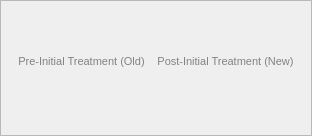
         <widget class="QFrame" name="frame_35">
          <property name="frameShape">
           <enum>QFrame::StyledPanel</enum>
          </property>
          <property name="frameShadow">
           <enum>QFrame::Raised</enum>
          </property>
          <layout class="QGridLayout" name="gridLayout_18">
           <item row="1" column="3">
            <widget class="QFrame" name="frame_50">
             <property name="maximumSize">
              <size>
               <width>16777215</width>
               <height>500</height>
              </size>
             </property>
             <property name="frameShape">
              <enum>QFrame::StyledPanel</enum>
             </property>
             <property name="frameShadow">
              <enum>QFrame::Plain</enum>
             </property>
            </widget>
           </item>
           <item row="0" column="3">
            <widget class="QLabel" name="label_107">
             <property name="minimumSize">
              <size>
               <width>0</width>
               <height>100</height>
              </size>
             </property>
             <property name="maximumSize">
              <size>
               <width>16777215</width>
               <height>100</height>
              </size>
             </property>
             <property name="font">
              <font>
               <family>Tahoma</family>
               <pointsize>8</pointsize>
              </font>
             </property>
             <property name="styleSheet">
              <string notr="true">background-color: rgba(255, 255, 255, 0);
color: rgb(130, 130, 130);</string>
             </property>
             <property name="text">
              <string>&lt;html&gt;&lt;head/&gt;&lt;body&gt;&lt;p&gt;Post-Initial Treatment (New)&lt;/p&gt;&lt;/body&gt;&lt;/html&gt;</string>
             </property>
             <property name="alignment">
              <set>Qt::AlignCenter</set>
             </property>
            </widget>
           </item>
           <item row="0" column="1">
            <widget class="QLabel" name="label_108">
             <property name="minimumSize">
              <size>
               <width>0</width>
               <height>100</height>
              </size>
             </property>
             <property name="maximumSize">
              <size>
               <width>16777215</width>
               <height>100</height>
              </size>
             </property>
             <property name="font">
              <font>
               <family>Tahoma</family>
               <pointsize>8</pointsize>
              </font>
             </property>
             <property name="styleSheet">
              <string notr="true">background-color: rgba(255, 255, 255, 0);
color: rgb(130, 130, 130);</string>
             </property>
             <property name="text">
              <string>&lt;html&gt;&lt;head/&gt;&lt;body&gt;&lt;p&gt;Pre-Initial Treatment (Old)&lt;/p&gt;&lt;/body&gt;&lt;/html&gt;</string>
             </property>
             <property name="alignment">
              <set>Qt::AlignCenter</set>
             </property>
            </widget>
           </item>
           <item row="1" column="2">
            <widget class="QFrame" name="frame_51">
             <property name="maximumSize">
              <size>
               <width>100</width>
               <height>16777215</height>
              </size>
             </property>
             <property name="frameShape">
              <enum>QFrame::StyledPanel</enum>
             </property>
             <property name="frameShadow">
              <enum>QFrame::Raised</enum>
             </property>
            </widget>
           </item>
           <item row="1" column="4">
            <widget class="QFrame" name="frame_52">
             <property name="maximumSize">
              <size>
               <width>100</width>
               <height>16777215</height>
              </size>
             </property>
             <property name="frameShape">
              <enum>QFrame::StyledPanel</enum>
             </property>
             <property name="frameShadow">
              <enum>QFrame::Raised</enum>
             </property>
            </widget>
           </item>
           <item row="1" column="0">
            <widget class="QFrame" name="frame_53">
             <property name="maximumSize">
              <size>
               <width>100</width>
               <height>16777215</height>
              </size>
             </property>
             <property name="frameShape">
              <enum>QFrame::StyledPanel</enum>
             </property>
             <property name="frameShadow">
              <enum>QFrame::Raised</enum>
             </property>
            </widget>
           </item>
           <item row="1" column="1">
            <widget class="QFrame" name="frame_54">
             <property name="maximumSize">
              <size>
               <width>16777215</width>
               <height>500</height>
              </size>
             </property>
             <property name="frameShape">
              <enum>QFrame::StyledPanel</enum>
             </property>
             <property name="frameShadow">
              <enum>QFrame::Plain</enum>
             </property>
            </widget>
           </item>
           <item row="2" column="1">
            <widget class="QFrame" name="frame_55">
             <property name="maximumSize">
              <size>
               <width>16777215</width>
               <height>100</height>
              </size>
             </property>
             <property name="frameShape">
              <enum>QFrame::StyledPanel</enum>
             </property>
             <property name="frameShadow">
              <enum>QFrame::Raised</enum>
             </property>
             <widget class="QPushButton" name="openAnotherButton_30">
              <property name="geometry">
               <rect>
                <x>270</x>
                <y>30</y>
                <width>91</width>
                <height>40</height>
               </rect>
              </property>
              <property name="minimumSize">
               <size>
                <width>0</width>
                <height>23</height>
               </size>
              </property>
              <property name="font">
               <font>
                <family>Tahoma</family>
                <pointsize>6</pointsize>
                <kerning>false</kerning>
               </font>
              </property>
              <property name="autoFillBackground">
               <bool>false</bool>
              </property>
              <property name="styleSheet">
               <string notr="true">background-color: rgb(55, 65, 70);
color: rgb(160, 160, 160);</string>
              </property>
              <property name="text">
               <string notr="true">T1CE</string>
              </property>
             </widget>
             <widget class="QPushButton" name="openAnotherButton_31">
              <property name="geometry">
               <rect>
                <x>380</x>
                <y>30</y>
                <width>61</width>
                <height>40</height>
               </rect>
              </property>
              <property name="minimumSize">
               <size>
                <width>0</width>
                <height>23</height>
               </size>
              </property>
              <property name="font">
               <font>
                <family>Tahoma</family>
                <pointsize>6</pointsize>
                <kerning>false</kerning>
               </font>
              </property>
              <property name="autoFillBackground">
               <bool>false</bool>
              </property>
              <property name="styleSheet">
               <string notr="true">background-color: rgb(55, 65, 70);
color: rgb(160, 160, 160);</string>
              </property>
              <property name="text">
               <string notr="true">T2</string>
              </property>
             </widget>
             <widget class="QPushButton" name="openAnotherButton_32">
              <property name="geometry">
               <rect>
                <x>110</x>
                <y>30</y>
                <width>141</width>
                <height>40</height>
               </rect>
              </property>
              <property name="minimumSize">
               <size>
                <width>0</width>
                <height>23</height>
               </size>
              </property>
              <property name="font">
               <font>
                <family>Tahoma</family>
                <pointsize>6</pointsize>
                <kerning>false</kerning>
               </font>
              </property>
              <property name="autoFillBackground">
               <bool>false</bool>
              </property>
              <property name="styleSheet">
               <string notr="true">background-color: rgb(55, 65, 70);
color: rgb(160, 160, 160);</string>
              </property>
              <property name="text">
               <string notr="true">FLAIR</string>
              </property>
             </widget>
            </widget>
           </item>
           <item row="2" column="3">
            <widget class="QFrame" name="frame_56">
             <property name="frameShape">
              <enum>QFrame::StyledPanel</enum>
             </property>
             <property name="frameShadow">
              <enum>QFrame::Raised</enum>
             </property>
             <widget class="QPushButton" name="openAnotherButton_33">
              <property name="geometry">
               <rect>
                <x>100</x>
                <y>30</y>
                <width>141</width>
                <height>40</height>
               </rect>
              </property>
              <property name="minimumSize">
               <size>
                <width>0</width>
                <height>23</height>
               </size>
              </property>
              <property name="font">
               <font>
                <family>Tahoma</family>
                <pointsize>6</pointsize>
                <kerning>false</kerning>
               </font>
              </property>
              <property name="autoFillBackground">
               <bool>false</bool>
              </property>
              <property name="styleSheet">
               <string notr="true">background-color: rgb(55, 65, 70);
color: rgb(160, 160, 160);</string>
              </property>
              <property name="text">
               <string notr="true">FLAIR</string>
              </property>
             </widget>
             <widget class="QPushButton" name="openAnotherButton_34">
              <property name="geometry">
               <rect>
                <x>370</x>
                <y>30</y>
                <width>61</width>
                <height>40</height>
               </rect>
              </property>
              <property name="minimumSize">
               <size>
                <width>0</width>
                <height>23</height>
               </size>
              </property>
              <property name="font">
               <font>
                <family>Tahoma</family>
                <pointsize>6</pointsize>
                <kerning>false</kerning>
               </font>
              </property>
              <property name="autoFillBackground">
               <bool>false</bool>
              </property>
              <property name="styleSheet">
               <string notr="true">background-color: rgb(55, 65, 70);
color: rgb(160, 160, 160);</string>
              </property>
              <property name="text">
               <string notr="true">T2</string>
              </property>
             </widget>
             <widget class="QPushButton" name="openAnotherButton_35">
              <property name="geometry">
               <rect>
                <x>260</x>
                <y>30</y>
                <width>91</width>
                <height>40</height>
               </rect>
              </property>
              <property name="minimumSize">
               <size>
                <width>0</width>
                <height>23</height>
               </size>
              </property>
              <property name="font">
               <font>
                <family>Tahoma</family>
                <pointsize>6</pointsize>
                <kerning>false</kerning>
               </font>
              </property>
              <property name="autoFillBackground">
               <bool>false</bool>
              </property>
              <property name="styleSheet">
               <string notr="true">background-color: rgb(55, 65, 70);
color: rgb(160, 160, 160);</string>
              </property>
              <property name="text">
               <string notr="true">T1CE</string>
              </property>
             </widget>
            </widget>
           </item>
          </layout>
         </widget>
